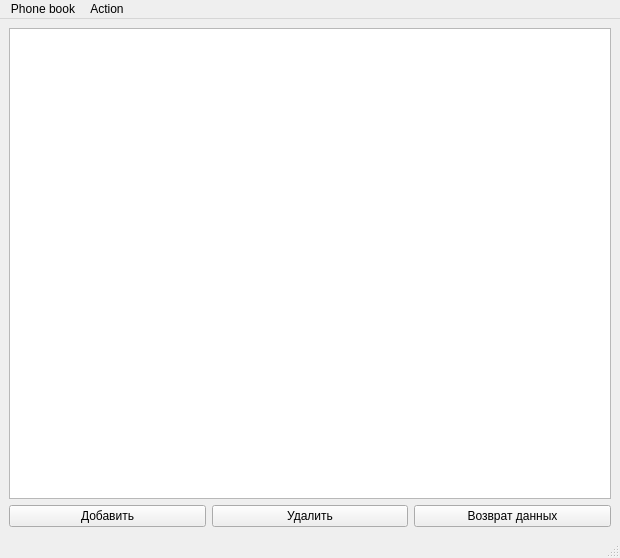
<?xml version="1.0" encoding="UTF-8"?>
<ui version="4.0">
 <class>MainWindow</class>
 <widget class="QMainWindow" name="MainWindow">
  <property name="geometry">
   <rect>
    <x>0</x>
    <y>0</y>
    <width>620</width>
    <height>558</height>
   </rect>
  </property>
  <property name="windowTitle">
   <string>MainWindow</string>
  </property>
  <widget class="QWidget" name="centralwidget">
   <layout class="QGridLayout" name="gridLayout">
    <item row="1" column="0">
     <widget class="QPushButton" name="AddButton">
      <property name="text">
       <string>Добавить</string>
      </property>
     </widget>
    </item>
    <item row="1" column="1">
     <widget class="QPushButton" name="DeleteButton">
      <property name="text">
       <string>Удалить</string>
      </property>
     </widget>
    </item>
    <item row="1" column="2">
     <widget class="QPushButton" name="ReturnButton">
      <property name="text">
       <string>Возврат данных</string>
      </property>
     </widget>
    </item>
    <item row="0" column="0" colspan="3">
     <widget class="QTableView" name="tableView"/>
    </item>
   </layout>
  </widget>
  <widget class="QMenuBar" name="menubar">
   <property name="geometry">
    <rect>
     <x>0</x>
     <y>0</y>
     <width>620</width>
     <height>21</height>
    </rect>
   </property>
   <widget class="QMenu" name="menuPhone_book">
    <property name="title">
     <string>Phone book</string>
    </property>
    <addaction name="separator"/>
    <addaction name="actionOpen"/>
    <addaction name="actionSave_as"/>
    <addaction name="separator"/>
    <addaction name="actionClose"/>
   </widget>
   <widget class="QMenu" name="menuAction">
    <property name="title">
     <string>Action</string>
    </property>
    <addaction name="actionAdd"/>
    <addaction name="actionDelete"/>
    <addaction name="actionReturn"/>
   </widget>
   <addaction name="menuPhone_book"/>
   <addaction name="menuAction"/>
  </widget>
  <widget class="QStatusBar" name="statusbar"/>
  <action name="actionAdd">
   <property name="text">
    <string>Add</string>
   </property>
  </action>
  <action name="actionDelete">
   <property name="text">
    <string>Delete</string>
   </property>
  </action>
  <action name="actionOpen">
   <property name="text">
    <string>Open</string>
   </property>
  </action>
  <action name="actionSave_as">
   <property name="text">
    <string>Save as</string>
   </property>
  </action>
  <action name="actionClose">
   <property name="text">
    <string>Close</string>
   </property>
  </action>
  <action name="actionReturn">
   <property name="text">
    <string>Return</string>
   </property>
  </action>
 </widget>
 <resources/>
 <connections/>
</ui>
